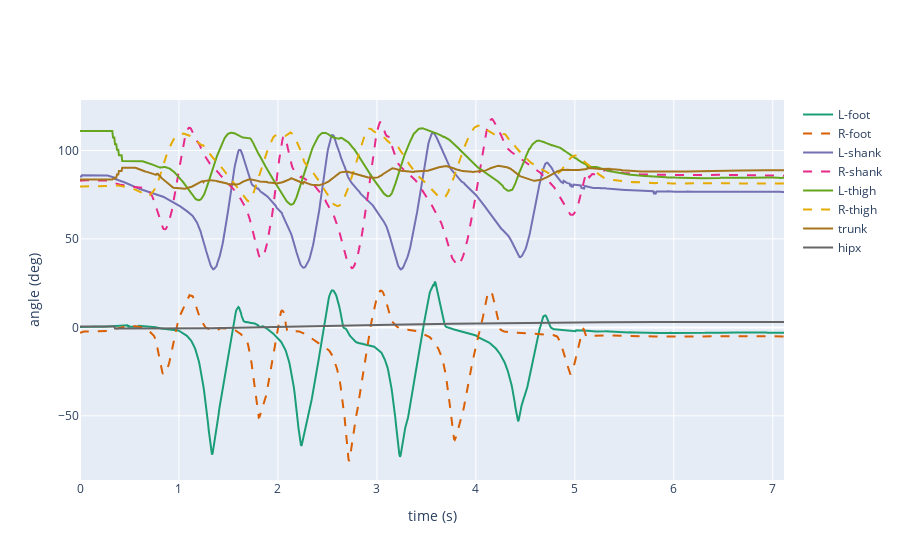

This figure's notebook cell:
### Code cell
# df_imputed = emogis.knn_impute(file_dir = f_loc, patient_id = p_id, trial = t,
#                                    data_type = 'jnt') # default: save = False, replace = False
# Or,
df_imputed = emogis.knn_impute(dataframe = df, 
                                 data_type = 'jnt', save = False) # , replace = False

# if save is true, then either way must give file_dir, patient_id, trial
# df_imputed = emogis.knn_impute(dataframe = df, 
                                    # data_type = 'jnt', 
                                        # save = True, replace = True,
                                            # file_dir = f_loc, patient_id = p_id, trial = t)

# Similar for: interpolate_impute, mice_impute

emogis.plot(dataframe = df_imputed, data_type='jnt')

### Figure 1 — Plotly figure (JSON) as saved in the notebook; plotly's stock layout.template omitted (floating-point values rounded to 4 significant figures; data arrays with more than 128 entries replaced by an {"elided": "..."} marker saying what was removed)
{"data": [{"hoverinfo": "x", "line": {"color": "#1b9e77", "width": 2}, "mode": "lines", "name": "L-foot", "text": {"elided": "1068 str values"}, "type": "scatter", "x": {"elided": "1068 float values"}, "y": {"elided": "1068 float values"}}, {"hoverinfo": "x", "line": {"color": "#d95f02", "dash": "dash", "width": 2}, "mode": "lines", "name": "R-foot", "type": "scatter", "x": {"elided": "1068 float values"}, "y": {"elided": "1068 float values"}}, {"hoverinfo": "x", "line": {"color": "#7570b3", "width": 2}, "mode": "lines", "name": "L-shank", "text": {"elided": "1068 str values"}, "type": "scatter", "x": {"elided": "1068 float values"}, "y": {"elided": "1068 float values"}}, {"hoverinfo": "x", "line": {"color": "#e7298a", "dash": "dash", "width": 2}, "mode": "lines", "name": "R-shank", "type": "scatter", "x": {"elided": "1068 float values"}, "y": {"elided": "1068 float values"}}, {"hoverinfo": "x", "line": {"color": "#66a61e", "width": 2}, "mode": "lines", "name": "L-thigh", "text": {"elided": "1068 str values"}, "type": "scatter", "x": {"elided": "1068 float values"}, "y": {"elided": "1068 float values"}}, {"hoverinfo": "x", "line": {"color": "#e6ab02", "dash": "dash", "width": 2}, "mode": "lines", "name": "R-thigh", "type": "scatter", "x": {"elided": "1068 float values"}, "y": {"elided": "1068 float values"}}, {"hoverinfo": "x", "line": {"color": "#a6761d", "width": 2}, "mode": "lines", "name": "trunk", "text": {"elided": "1068 str values"}, "type": "scatter", "x": {"elided": "1068 str values"}, "y": {"elided": "1068 float values"}}, {"hoverinfo": "x", "line": {"color": "#666666", "width": 2}, "mode": "lines", "name": "hipx", "text": {"elided": "1068 str values"}, "type": "scatter", "x": {"elided": "1068 str values"}, "y": {"elided": "1068 float values"}}], "layout": {"xaxis": {"title": {"text": "time (s)"}}, "yaxis": {"title": {"text": "angle (deg)"}}}}
